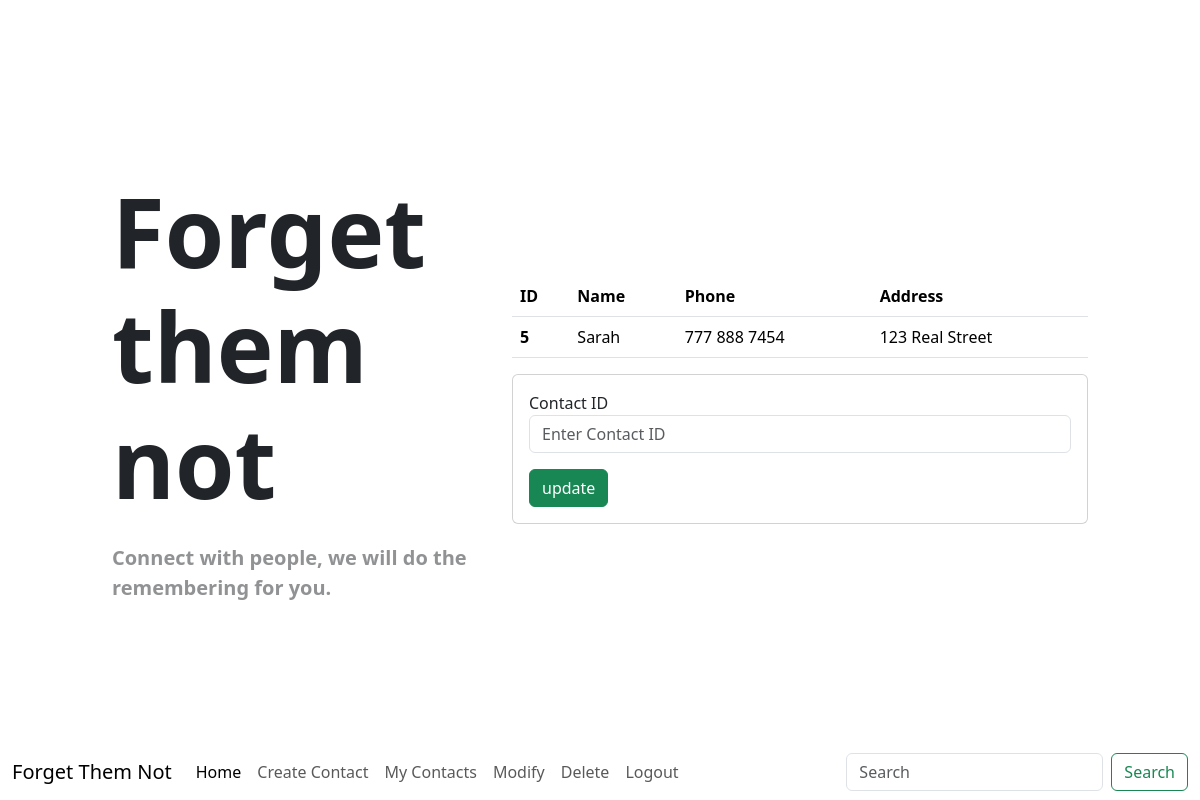
The app's page /modify (signed in) with its own data.
### app/models.py (models this page shows, shortened)
class Contact(db.Model):
    id = db.Column(db.Integer, primary_key = True)
    first_name = db.Column(db.String(50), nullable = False)
    last_name = db.Column(db.String(50), nullable = False)
    phone = db.Column(db.String(15), nullable = False)
    address = db.Column(db.String(100), nullable = False)
    date_created = db.Column(db.DateTime, nullable = False, default = datetime.utcnow)
    user_id = db.Column(db.Integer, db.ForeignKey('user.id'), nullable = False)

### app/routes.py (the view)
@app.route('/modify', methods=['GET', 'POST'])
def modify():
    form = ModifyForm()
    contacts = db.session.execute(db.select(Contact).where(Contact.author == current_user)).scalars().all()
    if form.validate_on_submit():
        contact_id = form.contact_id.data
        return redirect(url_for('update_contact', contact_id == contact_id))
    return render_template('modify.html', contacts = contacts, form=form)

### app/forms.py
class ModifyForm(FlaskForm):
    contact_id = StringField('Contact ID', validators = [InputRequired()])
    update = SubmitField('action')
    delete = SubmitField('action')

### app/models.py (called while the page is built)
    @login.user_loader
    def load_user(user_id):
        return db.session.get(User, user_id)

### app/templates/modify.html (shortened to what this page needs)
{% extends 'base.html' %}
{% block content %}
<div class="col-6">
    <table class="table">
    <thead>
        <tr>
        <th scope="col">ID</th>
        <th scope="col">Name</th>
        <th scope="col">Phone</th>
        <th scope="col">Address</th>
        </tr>
    </thead>
    <tbody>
        {% for contact in contacts %}
            <tr>
            <th scope="row">{{ contact.id }}</th>
            <td>{{ contact.first_name }}</td>
            <td>{{ contact.phone }}</td>
            <td>{{ contact.address }}</td>
            </tr>
        {% endfor %}
    </tbody>
    </table>
    <div class="card mt-3">
        <div class="card-body">
            <form action="" method="post">
                {{ form.contact_id.label }}
                {{ form.contact_id(class='form-control', placeholder='Enter Contact ID') }}
                {{ form.update(class='btn btn-success mt-3', value='update')}}
            </form>
        </div>
    </div>
</div>
{% endblock content %}

### records on screen
Contact: id "5", first_name "Sarah", phone "777 888 7454", address "123 Real Street"
